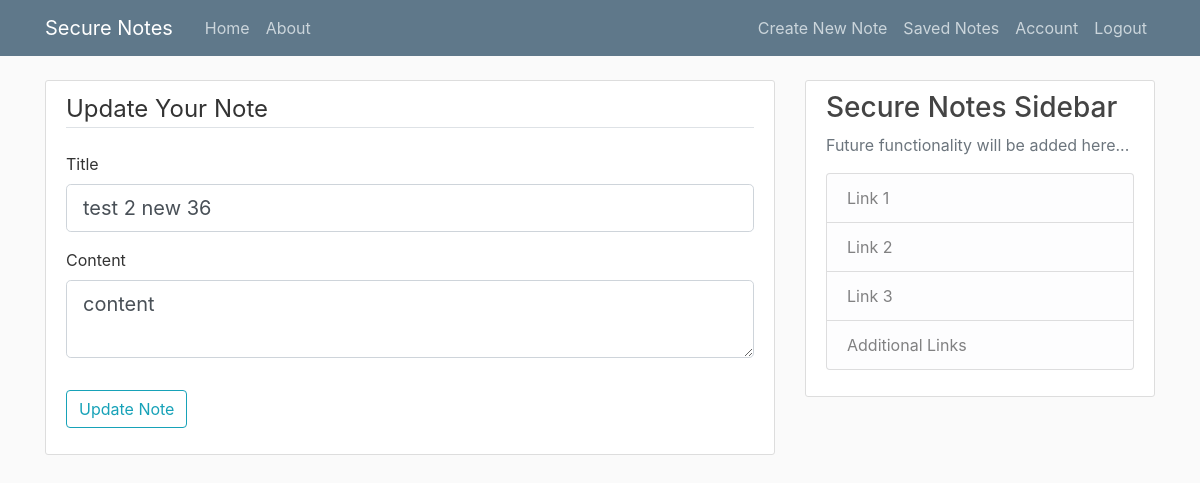
The page /note/12/update (signed in) on the database its author committed.
### securenotes/models.py (models this page shows, shortened)
class Note(db.Model):
    id = db.Column(db.Integer, primary_key=True)
    title = db.Column(db.String(100), nullable=False)
    date_created = db.Column(db.DateTime, nullable=False, default=datetime.utcnow)
    content = db.Column(db.Text, nullable=False)
    user_id = db.Column(db.Integer, db.ForeignKey('user.id'), nullable=False)

### securenotes/routes.py (the view)
@app.route("/note/<int:note_id>/update", methods=['GET', 'POST'])
@login_required
def update_note(note_id):
    note = Note.query.get_or_404(note_id)
    if note.author != current_user:
        abort(403)
    form = UNoteForm()
    if form.validate_on_submit():
        note.title = form.title.data
        note.content = form.content.data
        db.session.commit()
        flash('Your note has been updated!', 'success')
        return redirect(url_for('note', note_id=note.id))
    elif request.method == 'GET':
        form.title.data = note.title
        form.content.data = note.content
    return render_template('create_note.html', title='Update Note',
                           form=form, legend='Update Your Note')

### securenotes/forms.py
class UNoteForm(FlaskForm):
    title = StringField('Title', validators=[DataRequired()])
    content = TextAreaField('Content', validators=[DataRequired()])
    submit = SubmitField('Update Note')

### securenotes/models.py (called while the page is built)
@login_manager.user_loader
def load_user(user_id):
    return User.query.get(int(user_id))

### securenotes/templates/create_note.html (shortened to what this page needs)
{% extends "layout.html" %}
{% block content %}
<div class="content-section">
        <form method="POST" action="">
            <fieldset class="form-group">
                <legend class="border-bottom mb-4">{{ legend }}</legend>
                 <div class="form-group">
                    {{ form.title.label(class='form-control-label') }}
                    {% if form.title.errors %}
                        {{ form.title(class='form-control form-control-lg is-invalid') }}
                        <div class="invalid-feedback">
                            {% for error in form.title.errors %}
                                <span>{{ error }}</span>
                            {% endfor %}
                        </div>
                    {% else %}
                        {{ form.title(class='form-control form-control-lg') }}
                     {% endif %}
                </div>
                 <div class="form-group">
                    {{ form.content.label(class='form-control-label') }}
                    {% if form.content.errors %}
                        {{ form.content(class='form-control form-control-lg is-invalid') }}
                        <div class="invalid-feedback">
                            {% for error in form.content.errors %}
                                <span>{{ error }}</span>
                            {% endfor %}
                        </div>
                    {% else %}
                        {{ form.content(class='form-control form-control-lg') }}
                     {% endif %}
                </div>
            </fieldset>
            <div class="form-group">
                {{ form.submit(class='btn btn-outline-info') }}
            </div>
        </form>
    </div>
{% endblock content %}

### securenotes/static/main.css (style rules this page uses)
body { background: #fafafa; color: #333333; margin-top: 5rem; }
.content-section { background: #ffffff; padding: 10px 20px; border: 1px solid #dddddd; border-radius: 3px; margin-bottom: 20px; }

### rows shown on the page
Note: title "test 2 new 36", content.label "Content", content "content"

### other values the page prints
{{ legend }} "Update Your Note"
